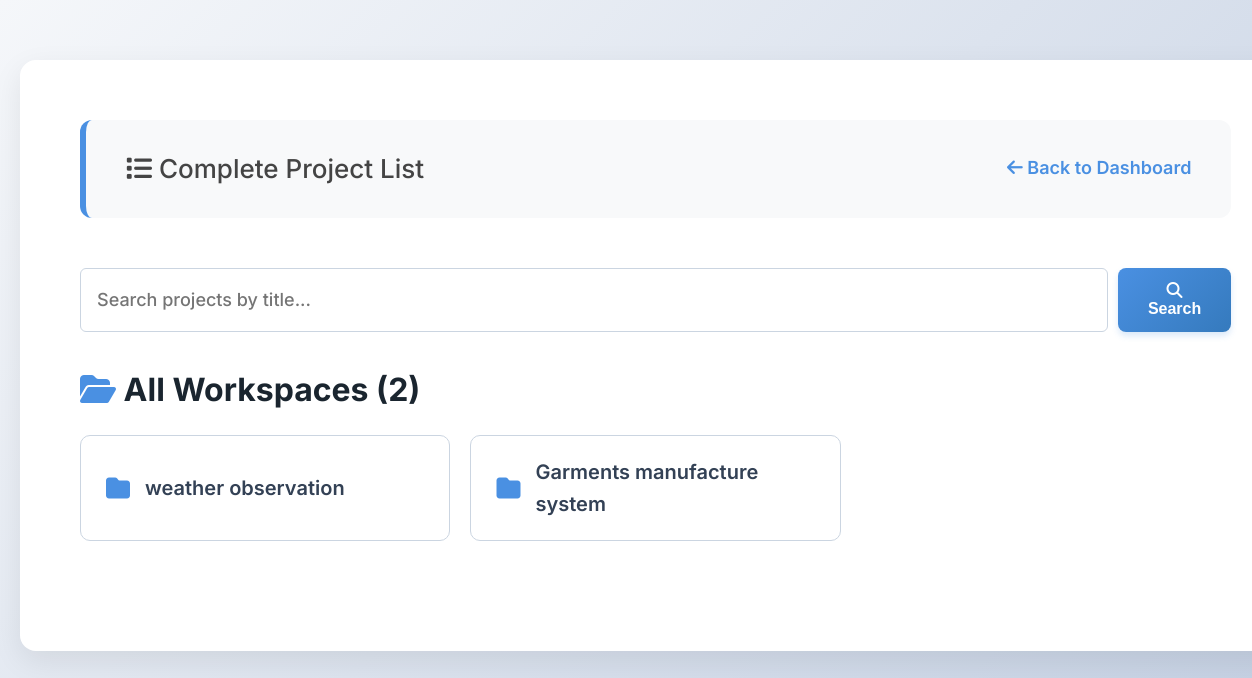
Screenshot of /projects (signed in) with the database file from the repository.
### tables this page shows
CREATE TABLE projects (
            id INTEGER PRIMARY KEY AUTOINCREMENT,
            title TEXT NOT NULL,
            manager_id INTEGER,
            deadline DATE,
            status TEXT DEFAULT 'Ongoing'
        );

### app.py (the view)
@app.route('/projects')
def project_list():
    if 'username' not in session:
        return redirect(url_for('login'))
    conn = get_db_connection()
    user_role = session.get('role')
    user_id = session.get('user_id')
    search_query = request.args.get('q', '').strip()
    if user_role == 'admin':
        if search_query:
            projects = conn.execute('SELECT * FROM projects WHERE title LIKE ? ORDER BY id DESC', ('%' + search_query + '%',)).fetchall()
        else:
            projects = conn.execute('SELECT * FROM projects ORDER BY id DESC').fetchall()
    elif user_role == 'manager':
        if search_query:
            projects = conn.execute('SELECT * FROM projects WHERE manager_id = ? AND title LIKE ? ORDER BY id DESC', (user_id, '%' + search_query + '%')).fetchall()
        else:
            projects = conn.execute('SELECT * FROM projects WHERE manager_id = ? ORDER BY id DESC', (user_id,)).fetchall()
    else:
        if search_query:
            projects = conn.execute('''
                SELECT DISTINCT projects.* FROM projects
                JOIN tasks ON projects.id = tasks.project_id
                JOIN task_assignments ON tasks.id = task_assignments.task_id
                WHERE task_assignments.developer_id = ? AND projects.title LIKE ? ORDER BY projects.id DESC
            ''', (user_id, '%' + search_query + '%')).fetchall()
        else:
            projects = conn.execute('''
                SELECT DISTINCT projects.* FROM projects
                JOIN tasks ON projects.id = tasks.project_id
                JOIN task_assignments ON tasks.id = task_assignments.task_id
                WHERE task_assignments.developer_id = ? ORDER BY projects.id DESC
            ''', (user_id,)).fetchall()
    conn.close()
    return render_template('projects_list.html', projects=projects, role=user_role, search_query=search_query)

### app.py (called while the page is built)
def get_db_connection():
    conn = sqlite3.connect('project_manager.db', timeout=10.0)
    conn.row_factory = sqlite3.Row
    return conn

### templates/projects_list.html (shortened to what this page needs)
<!DOCTYPE html>
<html>
<head>
    <link rel="stylesheet" href="https://cdnjs.cloudflare.com/ajax/libs/font-awesome/6.4.0/css/all.min.css">
    <link rel="stylesheet" href="{{ url_for('static', filename='style.css') }}">
</head>
<body>
    <div class="container">
        <div class="nav-bar">
            <span><i class="fas fa-list"></i> Complete Project List</span>
            <a href="/" style="color: #4a90e2; font-weight: 600; text-decoration: none;">
                <i class="fas fa-arrow-left"></i> Back to Dashboard
            </a>
        </div>
        <form method="GET" action="{{ url_for('project_list') }}" style="display: flex; gap: 10px; margin-bottom: 30px;">
            <input type="text" name="q" value="{{ search_query }}" placeholder="Search projects by title..." style="margin: 0; flex-grow: 1; padding: 14px 16px; font-size: 18px; font-family: inherit; color: #1e293b; font-weight: 500; background-color: #ffffff; border: 1px solid #cbd5e1; border-radius: 6px;">
            <button type="submit" style="margin: 0; padding: 14px 24px; font-size: 16px;"><i class="fas fa-search"></i> Search</button>
        </form>
        <h3 style="margin-bottom: 20px;"><i class="fas fa-folder-open" style="color: #4a90e2;"></i> All Workspaces ({{ projects|length }})</h3>
        {% if projects %}
        <div class="quick-projects-grid">
            {% for project in projects %}
            <a href="{{ url_for('project_detail', project_id=project.id) }}" class="quick-project-card">
                <i class="fas fa-folder"></i>
                <span>{{ project.title }}</span>
            </a>
            {% endfor %}
        </div>
        {% else %}
            <p style="color: #94a3b8; font-style: italic; padding: 20px 0;">No projects found matching your search.</p>
        {% endif %}
    </div>
</body>
</html>

### static/style.css (style rules this page uses)
body { font-family: 'Inter', sans-serif; background: linear-gradient(135deg, #f5f7fa 0%, #c3cfe2 100%); background-attachment: fixed; color: #333; line-height: 1.6; margin: 0; padding: 40px 20px; font-size: 18px; }
h3 { font-size: 32px; color: #1a252f; font-weight: 700; }
.container { width: 95%; max-width: 1400px; margin: 20px auto; background: #ffffff; padding: 60px; border-radius: 16px; box-shadow: 0 10px 30px rgba(0,0,0,0.08); }
.nav-bar { display: flex; justify-content: space-between; align-items: center; background-color: #f8f9fa; padding: 28px 40px; border-radius: 12px; margin-bottom: 50px; border-left: 6px solid #4a90e2; }
.nav-bar span { font-size: 26px; font-weight: 500; color: #444; }
input[type="text"], input[type="password"], input[type="date"], input[type="number"], input[type="file"], textarea { width: 100%; padding: 18px; margin: 8px 0 24px 0; border: 1px solid #e1e5eb; border-radius: 8px; box-sizing: border-box; font-family: inherit; font-size: 20px; transition: border-color 0.3s, box-shadow 0.3s; }
button, .btn { background: linear-gradient(135deg, #4a90e2 0%, #357abd 100%); color: white; border: none; padding: 18px 36px; border-radius: 8px; cursor: pointer; font-size: 20px; font-weight: 600; box-shadow: 0 4px 6px rgba(74, 144, 226, 0.2); transition: transform 0.2s, box-shadow 0.2s; }
.quick-projects-grid { display: grid; grid-template-columns: repeat(auto-fill, minmax(300px, 1fr)); gap: 20px; margin-bottom: 50px; }
a.quick-project-card { background: #ffffff; border: 1px solid #cbd5e1; padding: 20px 25px; border-radius: 10px; text-decoration: none; color: #334155; font-size: 20px; font-weight: 600; display: flex; align-items: center; transition: all 0.2s; }
a.quick-project-card i { color: #4a90e2; margin-right: 15px; font-size: 24px; }

### rows the page displays
projects: title "weather observation"
projects: title "Garments manufacture system"

### other values shown
{{ projects|length }} "2"
